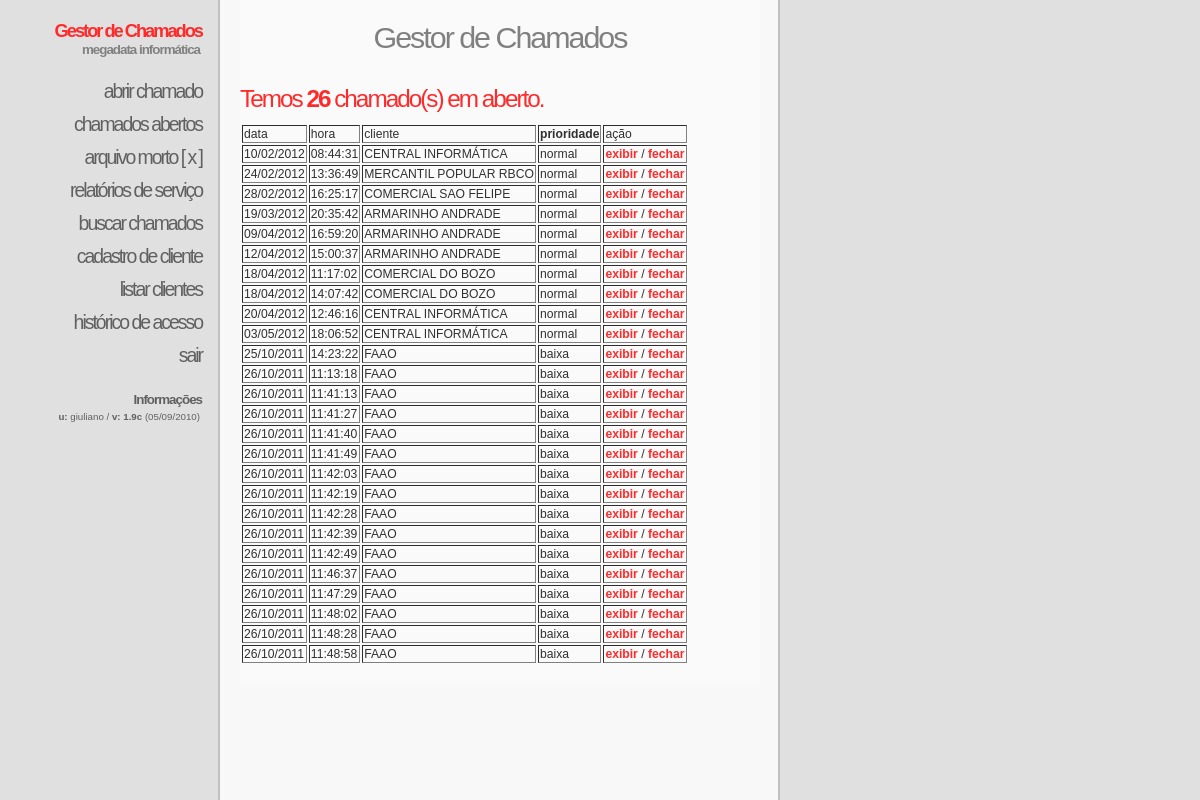
Screenshot of /incs/index.php (signed in) with the database file from the repository.
### tables this page shows
CREATE TABLE `chamados` (
  `id` int(11) NOT NULL,
  `prioridade` int(1) NOT NULL,
  `tipo` text NOT NULL,
  `data_abertura` text NOT NULL,
  `hora_abertura` text NOT NULL,
  `cliente` text NOT NULL,
  `cliente_id` text NOT NULL,
  `solicitante` text NOT NULL,
  `motivo` text NOT NULL,
  `obs` text NOT NULL,
  `data` text NOT NULL,
  `tec_inicio` text NOT NULL,
  `tec_fim` text NOT NULL,
  `parecer` text NOT NULL,
  `tecnico` text NOT NULL,
  `usuario` text NOT NULL,
  PRIMARY KEY  (`id`)
);

### incs/entrada.php (the view, shortened to what this page needs)
<?php if (!defined("_SEGURO")) die("Acesso Negado");
$yes = mysql_query("SELECT * FROM `chamados` WHERE `data` = ''  AND `prioridade` <> 0 ORDER BY `prioridade` DESC");
$count = @mysql_num_rows($yes);
?>
<h2>Gestor de Chamados</h2>
<h3>Temos <b><?=$count?></b> chamado(s) em aberto.</h3>
<table border="1" style="border-style:hidden">
<tr>
<td>data</td>
<td>hora</td>
<td>cliente</td>
<td><B>prioridade</B></td>
<td>ação</td>
</tr>
<?php
function prioridade($var) {
switch($var) {
 case 1:
 echo 'baixa';
 break;
 case 3:
 echo 'normal';
 break;
}
}
function trimall($str, $charlist = "\t\n\r\0\x0B")
{
  return str_replace(str_split($charlist), '', $str);
}
  if ($yes) {
  while($row = mysql_fetch_array($yes, MYSQL_ASSOC)) {
?>
<tr onmouseover="Tip('<b><?=$row['cliente'];?></b> - Aberto em <?echo $row['data_abertura'];?> às <?echo $row['hora_abertura'];?> por: <?=$row['usuario'];?><br /><b>prioridade:</b> <?=prioridade($row['prioridade']);?><br /><br /><b>motivo:</b></u><br /><?=trimall(nl2br(strip_tags($row['motivo'])));?><br /><b>observações:</b></u><br /><?=trimall(nl2br(strip_tags($row['obs'])));?>', BGCOLOR, '#FFFFFF', BORDERCOLOR, '#000000', FADEIN, 500, FADEOUT, 500, FONTSIZE, '12pt', FONTCOLOR, '#000000');" onmouseout="UnTip();">
<td><?echo $row['data_abertura'];?></td>
<td><?echo $row['hora_abertura'];?></td>
<td><?echo $row['cliente'];?></td>
<td><?=prioridade($row['prioridade']);?></td>
<td><a href="?m=aberto&exibir=<?php echo $row['id']?>">exibir</a> / <a href="?m=aberto&fechar=<?php echo $row['id']?>">fechar</a>
</td>
</tr>
<?php
  }
  }
?>
</table>

### andreas07.css (style rules this page uses)
body { margin:0; padding:0; color:#303030; background:#fafafa url(img/bodybg.gif) top left repeat-y; font:76% Verdana,Tahoma,sans-serif; }
a { color:#ff2a2a; font-weight:bold; text-decoration:none; }
#content h2 { margin:0; color:#808080; font-weight:normal; font-size:2.5em; letter-spacing:-2px; text-align:center; }
#content h3 { clear:both; margin:30px 0 10px 0; color:#ff2a2a; font-weight:normal; font-size: 2em; letter-spacing:-2px; }

### rows the page displays
chamados: data_abertura "10/02/2012", hora_abertura "08:44:31", cliente "CENTRAL INFORMÁTICA", prioridade "normal"
chamados: data_abertura "24/02/2012", hora_abertura "13:36:49", cliente "MERCANTIL POPULAR RBCO", prioridade "normal"
chamados: data_abertura "28/02/2012", hora_abertura "16:25:17", cliente "COMERCIAL SAO FELIPE", prioridade "normal"
chamados: data_abertura "19/03/2012", hora_abertura "20:35:42", cliente "ARMARINHO ANDRADE", prioridade "normal"
chamados: data_abertura "09/04/2012", hora_abertura "16:59:20", cliente "ARMARINHO ANDRADE", prioridade "normal"
chamados: data_abertura "12/04/2012", hora_abertura "15:00:37", cliente "ARMARINHO ANDRADE", prioridade "normal"
chamados: data_abertura "18/04/2012", hora_abertura "11:17:02", cliente "COMERCIAL DO BOZO", prioridade "normal"
chamados: data_abertura "18/04/2012", hora_abertura "14:07:42", cliente "COMERCIAL DO BOZO", prioridade "normal"
chamados: data_abertura "20/04/2012", hora_abertura "12:46:16", cliente "CENTRAL INFORMÁTICA", prioridade "normal"
chamados: data_abertura "03/05/2012", hora_abertura "18:06:52", cliente "CENTRAL INFORMÁTICA", prioridade "normal"
chamados: data_abertura "25/10/2011", hora_abertura "14:23:22", cliente "FAAO", prioridade "baixa"
chamados: data_abertura "26/10/2011", hora_abertura "11:13:18", cliente "FAAO", prioridade "baixa"
chamados: data_abertura "26/10/2011", hora_abertura "11:41:13", cliente "FAAO", prioridade "baixa"
chamados: data_abertura "26/10/2011", hora_abertura "11:41:27", cliente "FAAO", prioridade "baixa"
chamados: data_abertura "26/10/2011", hora_abertura "11:41:40", cliente "FAAO", prioridade "baixa"
chamados: data_abertura "26/10/2011", hora_abertura "11:41:49", cliente "FAAO", prioridade "baixa"
chamados: data_abertura "26/10/2011", hora_abertura "11:42:03", cliente "FAAO", prioridade "baixa"
chamados: data_abertura "26/10/2011", hora_abertura "11:42:19", cliente "FAAO", prioridade "baixa"
chamados: data_abertura "26/10/2011", hora_abertura "11:42:28", cliente "FAAO", prioridade "baixa"
chamados: data_abertura "26/10/2011", hora_abertura "11:42:39", cliente "FAAO", prioridade "baixa"
chamados: data_abertura "26/10/2011", hora_abertura "11:42:49", cliente "FAAO", prioridade "baixa"
chamados: data_abertura "26/10/2011", hora_abertura "11:46:37", cliente "FAAO", prioridade "baixa"
chamados: data_abertura "26/10/2011", hora_abertura "11:47:29", cliente "FAAO", prioridade "baixa"
chamados: data_abertura "26/10/2011", hora_abertura "11:48:02", cliente "FAAO", prioridade "baixa"
chamados: data_abertura "26/10/2011", hora_abertura "11:48:28", cliente "FAAO", prioridade "baixa"
chamados: data_abertura "26/10/2011", hora_abertura "11:48:58", cliente "FAAO", prioridade "baixa"

### other values shown
$_SESSION['id'] "giuliano"
$count "26"
